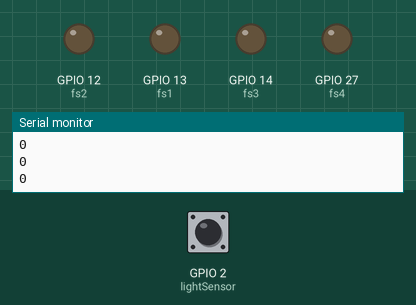
The sketch below on a simulated ESP32. On the bench: output pins drawn as LEDs (lit = HIGH), the last lines printed to the serial monitor. Inputs (shaded band) come from the test bench; at power-on: GPIO 2 (lightSensor) LOW.

Above: at 1.2 s.
1.3 s: GPIO 2 (lightSensor) driven HIGH
At 1.75 s:
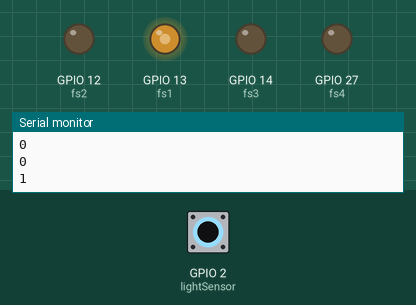
7.3 s: GPIO 2 (lightSensor) driven LOW
At 8.0 s:
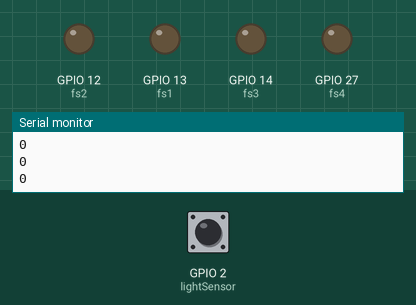
9.0 s: GPIO 2 (lightSensor) pulsed HIGH 2 times (0.12 s each, 0.3 s apart)
At 9.17 s:
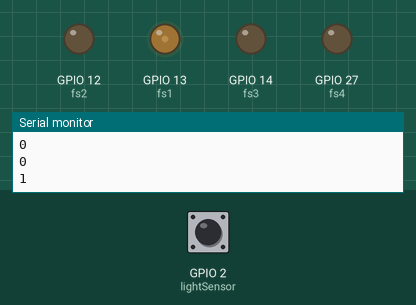
Timing chart, 0 to 16.7 s (numbered marks = the images above; inputs shaded):
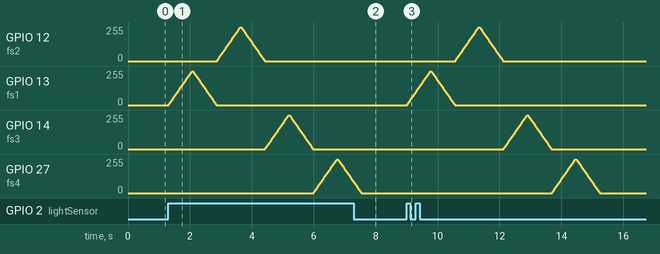

Measured:
- after the input at 1.3 s, GPIO 12 (fs2), GPIO 13 (fs1), GPIO 14 (fs3): rises from 0/255 to 255/255 in 0.75 s, then falls to 0/255 in 0.78 s; GPIO 27 (fs4): rises from 0/255 to 255/255 in 0.75 s, then falls to 80/255 in 0.54 s
- after the input at 7.3 s, GPIO 13 (fs1): stays 0/255 (without the input it goes to 5/255 after 0.26 s)
- after the input at 9.0 s, GPIO 12 (fs2), GPIO 13 (fs1), GPIO 14 (fs3), GPIO 27 (fs4): rises from 0/255 to 255/255 in 0.75 s, then falls to 0/255 in 0.78 s

The sketch:

starsProgram.ino
```cpp
#define fs1 13
#define fs2 12
#define fs3 14
#define fs4 27
#define lightSensor 2

int dTime = 15;
int dvSensor;
void setup() {
  // put your setup code here, to run once:
  Serial.begin(9600);
  pinMode(lightSensor, INPUT);
}
void star() {

}
void loop() {
  // put your main code here, to run repeatedly:
  dvSensor = digitalRead(lightSensor);
  Serial.println(dvSensor);
  if (dvSensor == 1) {
    for (int fadeValue = 0; fadeValue <= 255; fadeValue += 5) {
      analogWrite(fs1, fadeValue);
      delay(dTime);
    }
    for (int fadeValue = 255; fadeValue >= 0; fadeValue -= 5) {
      analogWrite(fs1, fadeValue);
      delay(dTime);
    }

    for (int fadeValue = 0; fadeValue <= 255; fadeValue += 5) {
      analogWrite(fs2, fadeValue);
      delay(dTime);
    }
    for (int fadeValue = 255; fadeValue >= 0; fadeValue -= 5) {
      analogWrite(fs2, fadeValue);
      delay(dTime);
    }


    for (int fadeValue = 0; fadeValue <= 255; fadeValue += 5) {
      analogWrite(fs3, fadeValue);
      delay(dTime);
    }
    for (int fadeValue = 255; fadeValue >= 0; fadeValue -= 5) {
      analogWrite(fs3, fadeValue);
      delay(dTime);
    }


    for (int fadeValue = 0; fadeValue <= 255; fadeValue += 5) {
      analogWrite(fs4, fadeValue);
      delay(dTime);
    }
    for (int fadeValue = 255; fadeValue >= 0; fadeValue -= 5) {
      analogWrite(fs4, fadeValue);
      delay(dTime);
    }
  }
}
```
